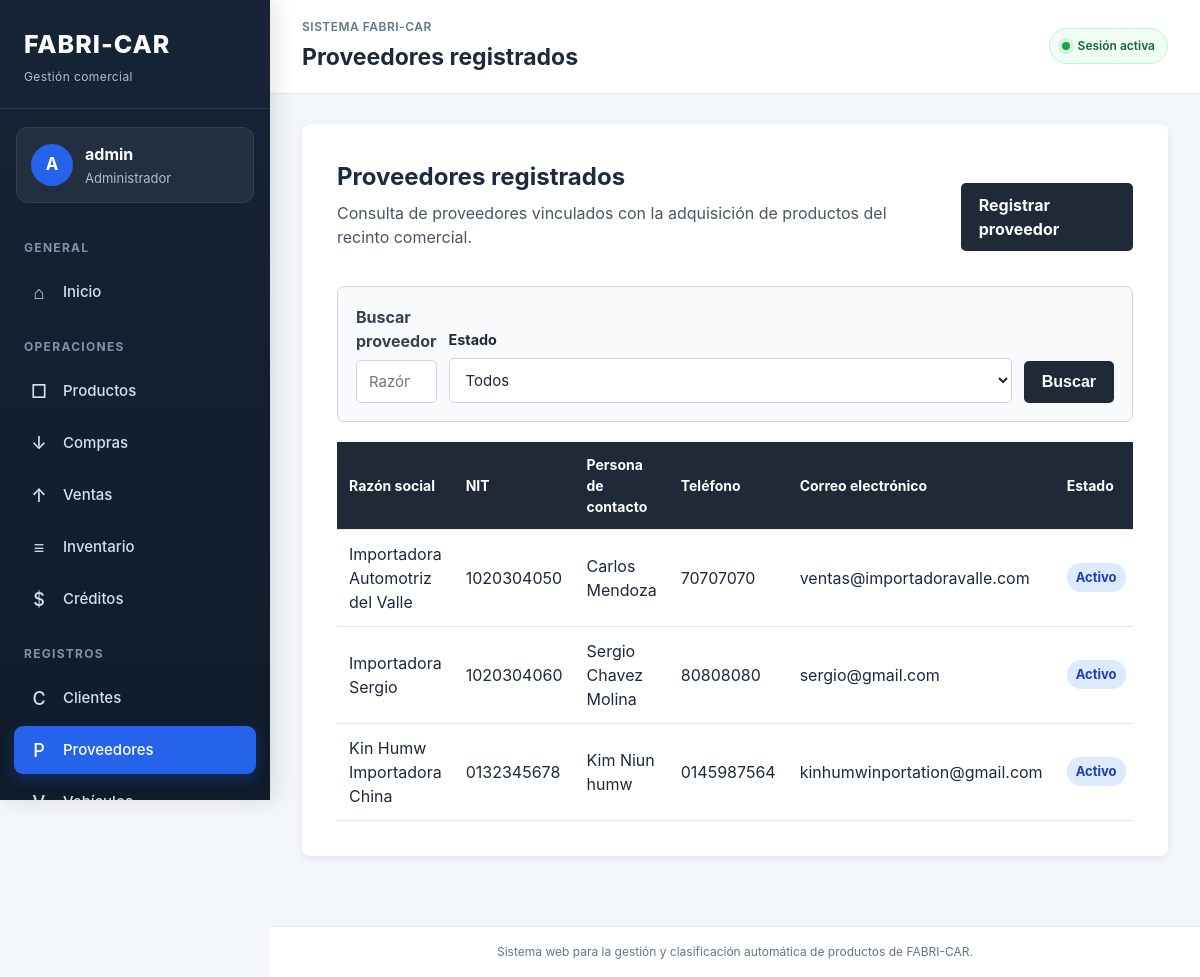
Page /proveedores/ (signed in) on the committed database.
### proveedores/models.py (models this page shows, shortened)
class Proveedor(models.Model):
    razon_social = models.CharField(
        max_length=150,
        db_index=True,
        verbose_name="Nombre o razón social",
    )
    nit = models.CharField(
        max_length=30,
        unique=True,
        verbose_name="NIT",
    )
    persona_contacto = models.CharField(
        max_length=120,
        blank=True,
        verbose_name="Persona de contacto",
    )
    telefono = models.CharField(
        max_length=30,
        blank=True,
        verbose_name="Teléfono",
    )
    correo = models.EmailField(
        blank=True,
        verbose_name="Correo electrónico",
    )
    direccion = models.TextField(
        blank=True,
        verbose_name="Dirección",
    )
    estado = models.BooleanField(
        default=True,
        verbose_name="Activo",
    )
    fecha_registro = models.DateTimeField(
        auto_now_add=True,
        verbose_name="Fecha de registro",
    )
    fecha_modificacion = models.DateTimeField(
        auto_now=True,
        verbose_name="Fecha de modificación",
    )
    class Meta:
        verbose_name = "Proveedor"
        verbose_name_plural = "Proveedores"
        ordering = ["razon_social"]

### proveedores/views.py (the view, shortened to what this page needs)
@login_required
@rol_requerido("Administrador", "Empleado")
def listar_proveedores(request):
    busqueda = request.GET.get("q", "").strip()
    filtro_estado = request.GET.get("estado", "").strip()
    proveedores = Proveedor.objects.all()
    if filtro_estado == "activo":
        proveedores = proveedores.filter(estado=True)
    elif filtro_estado == "inactivo":
        proveedores = proveedores.filter(estado=False)
    proveedores = proveedores.order_by("razon_social")
    paginador = Paginator(proveedores, 10)
    numero_pagina = request.GET.get("page")
    pagina_proveedores = paginador.get_page(numero_pagina)
    puede_gestionar_proveedores = (
        request.user.is_superuser
        or request.user.groups.filter(
            name="Administrador"
        ).exists()
    )
    contexto = {
        "proveedores": pagina_proveedores,
        "pagina_proveedores": pagina_proveedores,
        "busqueda": busqueda,
        "filtro_estado": filtro_estado,
        "puede_gestionar_proveedores": (
            puede_gestionar_proveedores
        ),
    }
    return render(
        request,
        "proveedores/listar_proveedores.html",
        contexto,
    )

### principal/context_processors.py (called while the page is built)
def roles_usuario(request):
    usuario = request.user
    if not usuario.is_authenticated:
        return {
            "es_administrador": False,
            "es_empleado": False,
            "es_cliente": False,
        }
    es_administrador = (
        usuario.is_superuser
        or usuario.groups.filter(
            name="Administrador"
        ).exists()
    )
    es_empleado = usuario.groups.filter(
        name="Empleado"
    ).exists()
    es_cliente = usuario.groups.filter(
        name="Cliente"
    ).exists()
    return {
        "es_administrador": es_administrador,
        "es_empleado": es_empleado,
        "es_cliente": es_cliente,
    }

### proveedores/templates/proveedores/listar_proveedores.html (shortened to what this page needs)
{% extends "principal/base.html" %}
{% block encabezado_pagina %}
Proveedores registrados
{% endblock %}
{% block contenido %}
<section class="presentacion">
    <div class="encabezado-listado">
    <div>
        <h2>Proveedores registrados</h2>
        <p>
            Consulta de proveedores vinculados con la adquisición
            de productos del recinto comercial.
        </p>
    </div>
    {% if puede_gestionar_proveedores %}
        <a
            href="{% url 'proveedores:registrar_proveedor' %}"
            class="boton-enlace"
        >
            Registrar proveedor
        </a>
    {% endif %}
</div>
<form
    method="get"
    action="{% url 'proveedores:listar_proveedores' %}"
    class="formulario-busqueda"
>
    <div class="grupo-busqueda">
        <label for="id_busqueda" class="etiqueta-busqueda">
            Buscar proveedor
        </label>
        <input
            type="search"
            name="q"
            id="id_busqueda"
            value="{{ busqueda }}"
            class="campo-busqueda"
            placeholder="Razón social, NIT, contacto, teléfono o correo"
        >
    </div>
    <div class="grupo-filtro">
        <label for="id_estado" class="etiqueta-busqueda">
            Estado
        </label>
        <select
            name="estado"
            id="id_estado"
            class="campo-filtro"
        >
            <option
                value=""
                {% if not filtro_estado %}selected{% endif %}
            >
                Todos
            </option>
        </select>
    </div>
    <div class="acciones-busqueda">
        <button
            type="submit"
            class="boton-principal"
        >
            Buscar
        </button>
    </div>
</form>
    <div class="contenedor-tabla">
        <table class="tabla-datos">
            <thead>
                <tr>
                    <th>Razón social</th>
                    <th>NIT</th>
                    <th>Persona de contacto</th>
                    <th>Teléfono</th>
                    <th>Correo electrónico</th>
                    <th>Estado</th>
                </tr>
            </thead>
            <tbody>
                {% for proveedor in proveedores %}
                    <tr>
                        <td>
                            {{ proveedor.razon_social }}
                        </td>
                        <td>
                            {{ proveedor.nit }}
                        </td>
                        <td>
                            {{ proveedor.persona_contacto|default:"No especificada" }}
                        </td>
                        <td>
                            {{ proveedor.telefono|default:"No especificado" }}
                        </td>
                        <td>
                            {{ proveedor.correo|default:"No especificado" }}
                        </td>
                        <td>
                            {% if proveedor.estado %}
                                <span class="etiqueta-activo">
                                    Activo
                                </span>
                            {% else %}
                                <span class="etiqueta-inactivo">
                                    Inactivo
                                </span>
                            {% endif %}
                        </td>
                    </tr>
                {% endfor %}
            </tbody>
        </table>
    </div>
</section>
{% endblock %}

### principal/templates/principal/base.html (shortened to what this page needs)
{% load static %}
<!DOCTYPE html>
<html lang="es">
<head>
    <link
        rel="stylesheet"
        href="{% static 'principal/css/estilos.css' %}"
    >
</head>
<body class="{% if user.is_authenticated %}sistema-autenticado{% else %}pagina-publica{% endif %}">
    {% if user.is_authenticated %}
        <div class="estructura-sistema">
            <aside class="menu-lateral">
                <a
                    href="{% url 'inicio' %}"
                    class="marca-sistema"
                >
                    <span class="marca-principal">
                        FABRI-CAR
                    </span>
                    <span class="marca-descripcion">
                        Gestión comercial
                    </span>
                </a>
                <div class="perfil-menu">
                    <div class="avatar-usuario">
                        {{ user.username|first|upper }}
                    </div>
                    <div class="datos-usuario">
                        <strong>
                            {{ user.username }}
                        </strong>
                        <span>
                            {% if es_administrador %}
                                Administrador
                            {% elif es_empleado %}
                                Empleado
                            {% elif es_cliente %}
                                Cliente
                            {% else %}
                                Usuario
                            {% endif %}
                        </span>
                    </div>
                </div>
                <nav class="navegacion-lateral">
                    <span class="titulo-grupo-menu">
                        General
                    </span>
                    <a
                        href="{% url 'inicio' %}"
                        class="enlace-menu
                        "
                    >
                        <span class="icono-menu">⌂</span>
                        <span>Inicio</span>
                    </a>
                    {% if es_administrador or es_empleado %}
                        <span class="titulo-grupo-menu">
                            Operaciones
                        </span>
                        <a
                            href="{% url 'productos:listar_productos' %}"
                            class="enlace-menu
                            "
                        >
                            <span class="icono-menu">□</span>
                            <span>Productos</span>
                        </a>
                        <a
                            href="{% url 'compras:listar_compras' %}"
                            class="enlace-menu
                            "
                        >
                            <span class="icono-menu">↓</span>
                            <span>Compras</span>
                        </a>
                        <a
                            href="{% url 'ventas:listar_ventas' %}"
                            class="enlace-menu
                            "
                        >
                            <span class="icono-menu">↑</span>
                            <span>Ventas</span>
                        </a>
                        <a
                            href="{% url 'inventario:listar_movimientos' %}"
                            class="enlace-menu
                            "
                        >
                            <span class="icono-menu">≡</span>
                            <span>Inventario</span>
                        </a>
                        <a
                            href="{% url 'creditos:listar_creditos' %}"
                            class="enlace-menu
                            "
                        >
                            <span class="icono-menu">$</span>
                            <span>Créditos</span>
                        </a>
                        <span class="titulo-grupo-menu">
                            Registros
                        </span>
                        <a
                            href="{% url 'clientes:listar_clientes' %}"
                            class="enlace-menu
                            "
                        >
                            <span class="icono-menu">C</span>
                            <span>Clientes</span>
                        </a>
                        <a
                            href="{% url 'proveedores:listar_proveedores' %}"
                            class="enlace-menu
                            {% if request.resolver_match.namespace == 'proveedores' %}
                                enlace-menu-activo
                            {% endif %}"
                        >
                            <span class="icono-menu">P</span>
                            <span>Proveedores</span>
                        </a>
                        <a
                            href="{% url 'vehiculos:listar_vehiculos' %}"
                            class="enlace-menu
                            "
                        >
                            <span class="icono-menu">V</span>
                            <span>Vehículos</span>
                        </a>
                    {% endif %}
                </nav>
            </aside>
            <div class="area-trabajo">
                <header class="barra-superior">
                    <div>
                        <span class="subtitulo-superior">
                            Sistema FABRI-CAR
                        </span>
                        <h1>
                            {% block encabezado_pagina %}{% endblock %}
                        </h1>
                    </div>
                    <div class="sesion-activa">
                        <span class="indicador-activo"></span>
                        Sesión activa
                    </div>
                </header>
    {% endif %}
            <main class="{% if user.is_authenticated %}contenido-principal{% else %}contenido-principal-publico{% endif %}">
                {% block contenido %}
                {% endblock %}
            </main>
            <footer class="pie-pagina">
                <p>
                    Sistema web para la gestión y clasificación automática
                    de productos de FABRI-CAR.
                </p>
            </footer>
    {% if user.is_authenticated %}
            </div>
        </div>
    {% else %}
        </div>
    {% endif %}
</body>
</html>

### rows in the picture
Proveedor: razon_social "Importadora Automotriz del Valle", nit "1020304050", persona_contacto "Carlos Mendoza", telefono "70707070", correo "ventas@importadoravalle.com", estado "Activo"
Proveedor: razon_social "Importadora Sergio", nit "1020304060", persona_contacto "Sergio Chavez Molina", telefono "80808080", correo "sergio@gmail.com", estado "Activo"
Proveedor: razon_social "Kin Humw Importadora China", nit "0132345678", persona_contacto "Kim Niun humw", telefono "0145987564", correo "kinhumwinportation@gmail.com", estado "Activo"

### other values in the picture
{{ user.username|first|upper }} "A"
{{ user.username }} "admin"
